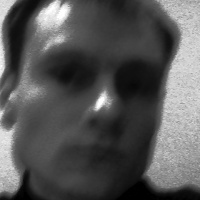
//> input picture capture_faces/my_images/1.jpg, 200 x 200 px, given in place of the camera
$ ./test-face_detection   (built with g++ and OpenCV 4)
//> lines starting //> are read from the running program, lines starting //| are printed output that depends on the picture; after the words box and inside, x2 and y2 are one past the last pixel; in counts of white or black regions, pixels touching at a corner belong together
#include "opencv2/objdetect.hpp"
#include "opencv2/highgui.hpp"
#include "opencv2/imgproc.hpp"

#include <iostream>
#include <string>
#include <stdio.h>

using namespace std;
using namespace cv;

void detectAndDisplay( Mat frame , int count );

String face_cascade_name = "haarcascade_frontalface_alt.xml";

String left_eye_cascade_name = "haarcascade_eye_tree_eyeglasses.xml";
String right_eye_cascade_name = "haarcascade_eye_tree_eyeglasses.xml";

CascadeClassifier face_cascade;
CascadeClassifier left_eye_cascade;
CascadeClassifier right_eye_cascade;

String window_name = "Capture - Face detection";

int main( void ) {
    VideoCapture capture;
    Mat frame;
    int count = 1;

    // Load the cascades
    if( !face_cascade.load( face_cascade_name ) ) { printf("--(!)Error loading face cascade\n"); return -1; };
    if( !left_eye_cascade.load( left_eye_cascade_name ) ) { printf("--(!)Error loading left eye cascade\n"); return -1; };
    if( !right_eye_cascade.load( right_eye_cascade_name ) ) { printf("--(!)Error loading right eye cascade\n"); return -1; };

    // Read the video stream
    capture.open( -1 );
    if ( ! capture.isOpened() ) { printf("--(!)Error opening video capture\n"); return -1; }

    while (  capture.read(frame) ) {
//> frame is the input picture: 200 rows x 200 cols, CV_8UC3; min 0, max 255, mean 86.6
        if( frame.empty() ) {
            printf(" --(!) No captured frame -- Break!");
            break;
        }

        // Apply the classifier to the frame
        detectAndDisplay( frame , count );
        ++count;

        int c = waitKey(10);
        if( (char)c == 27 ) { break; } // escape
    }
    return 0;
}

void detectAndDisplay( Mat frame , int count) {
//> called with count = 1
    std::vector<Rect> faces;
    Mat frame_gray;

    cvtColor( frame, frame_gray, COLOR_BGR2GRAY );
    equalizeHist( frame_gray, frame_gray );
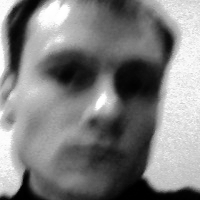
//> frame_gray: 200 rows x 200 cols, CV_8UC1; min 0, max 255, mean 127.2

    // Detect faces
    face_cascade.detectMultiScale( frame_gray, faces, 1.1, 2, 0|CASCADE_SCALE_IMAGE, Size(30, 30) );
//> faces = 1 Rect (x, y, width, height): [11, 11, 176, 176]

    if (faces.size() != 0) {
        Point center( faces[0].x + faces[0].width/2, faces[0].y + faces[0].height/2 );
//> center = Point(99, 99)
        ellipse( frame, center, Size( faces[0].width/2, faces[0].height/2 ), 0, 0, 360, Scalar( 255, 0, 255 ), 4, 8, 0 );
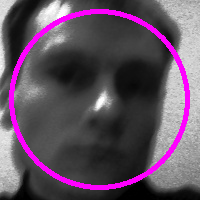
//> frame: 200 rows x 200 cols, CV_8UC3; 7.1% of pixels changed, all inside (x1, y1, x2, y2) = (9, 9, 190, 190)

        Mat faceROI = frame_gray( faces[0] );
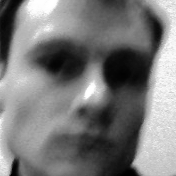
//> faceROI: 176 rows x 176 cols, CV_8UC1; min 0, max 255, mean 121.3

        cv::Rect left_rect(cv::Point(0, 0), cv::Size(faceROI.size().width*0.5, faceROI.size().height*0.7));
//> left_rect = Rect(0, 0, 88, 123)
        cv::Rect right_rect(cv::Point(faceROI.size().width*0.5, 0), cv::Size(faceROI.size().width*0.5, faceROI.size().height*0.7));
//> right_rect = Rect(88, 0, 88, 123)

        cv::Mat left_faceROI;
        cv::Mat right_faceROI;
        left_faceROI = faceROI(left_rect);
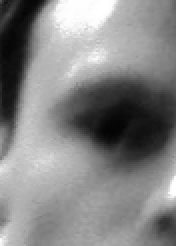
//> left_faceROI: 123 rows x 88 cols, CV_8UC1 (shown 2 times larger); min 4, max 255, mean 132.4
        right_faceROI = faceROI(right_rect);
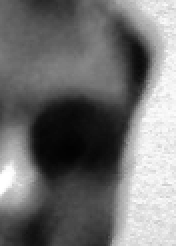
//> right_faceROI: 123 rows x 88 cols, CV_8UC1 (shown 2 times larger); min 2, max 255, mean 113.4

        vector<cv::Rect> left_eye;
        vector<cv::Rect> right_eye;

        // In each face, detect eyes
        left_eye_cascade.detectMultiScale(left_faceROI, left_eye, 1.05, 2, 0 | CV_HAAR_FIND_BIGGEST_OBJECT, Size(10, 10));
//> left_eye = 1 Rect (x, y, width, height): [28, 35, 54, 54]
        right_eye_cascade.detectMultiScale(right_faceROI, right_eye, 1.05, 2, 0 | CV_HAAR_FIND_BIGGEST_OBJECT, Size(10, 10));
//> right_eye = empty

        Point left_eye_center( faces[0].x + left_eye[0].x + left_eye[0].width/2, faces[0].y + left_eye[0].y + left_eye[0].height/2 );
//> left_eye_center = Point(66, 73)
        int left_eye_radius = cvRound( (left_eye[0].width + left_eye[0].height)*0.25 );
//> left_eye_radius = 27
        circle( frame, left_eye_center, left_eye_radius, Scalar( 255, 0, 0 ), 4, 8, 0 );
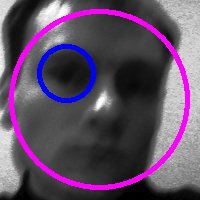
//> frame: 200 rows x 200 cols, CV_8UC3; 2.13% of pixels changed, all inside (x1, y1, x2, y2) = (37, 44, 96, 103)

//> (the run ends here: the program crashes, at `Point right_eye_center( faces[0].x + faceROI.size().width*0.5 + right_..`)

$ run again, on capture_faces/my_images/10.jpg
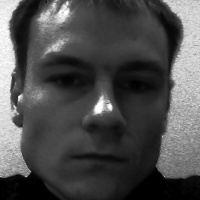
//> input picture capture_faces/my_images/10.jpg, 200 x 200 px, given in place of the camera
//> frame is the input picture: 200 rows x 200 cols, CV_8UC3; min 0, max 255, mean 77.8
//> faces = 1 Rect (x, y, width, height): [19, 18, 165, 165]
//> center = Point(101, 100)
//> left_eye = 1 Rect (x, y, width, height): [26, 40, 44, 44]
//> right_eye = 1 Rect (x, y, width, height): [16, 45, 44, 44]
//> left_eye_center = Point(67, 80)
//> left_eye_radius = 22
//> right_eye_center = Point(139, 85)
//> right_eye_radius = 22
//> x0 = 67
//> x1 = 139
//> y0 = 80
//> y1 = 85
//> dist1_x = 72
//> x_center = 103
//> dist1_y = 5
//> y_center = 82.5
//> p = 103
//> q = 82.5
//> angle = 0.0693
//> ptCp = Point(103, 82.5)
//> M = [[0.998, 0.0693, -5.47], [-0.0693, 0.998, 7.33]]
//> in detectAndDisplay, `cv::warpAffine(scr, dst, M, scr.size(), cv::INTER_CUBIC);`:
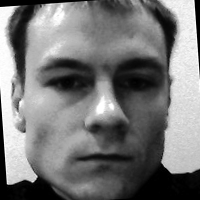
//> dst: 200 rows x 200 cols, CV_8UC1; min 0, max 255, mean 119.6
//> x0_r = 67.26
//> x1_r = 138.7
//> y0_r = 77.51
//> y1_r = 87.49
//> dist_x = 71.48
//> x_r_center = 103
//> dist_y = 9.98
//> y_r_center = 82.5
//> a = 72.17
//> k = 1.04
//> x_r_center_res = 107
//> y_r_center_res = 85.73
//> in detectAndDisplay, `align_rect.x = static_cast <int> (x_r_center_res - 0.5*k*faces[0].widt..`: align_rect = Rect(21, 0, 0, 0)
//> in detectAndDisplay, `align_rect.y = static_cast <int> (y_r_center_res - 0.3*k*faces[0].heig..`: align_rect = Rect(21, 34, 0, 0)
//> in detectAndDisplay, `align_rect.width = static_cast <int> (k*faces[0].width);`: align_rect = Rect(21, 34, 171, 0)
//> in detectAndDisplay, `align_rect.height = static_cast <int> (k*faces[0].height);`: align_rect = Rect(21, 34, 171, 171)
//> in detectAndDisplay, `cv::Mat dst_res_face = dst_res(align_rect);`:
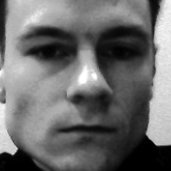
//> dst_res_face: 171 rows x 171 cols, CV_8UC1; min 0, max 255, mean 107.8
